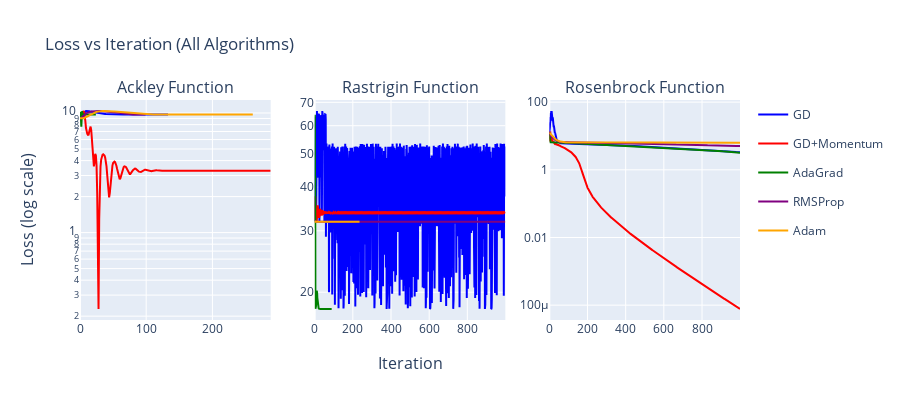

The notebook cell saved with this chart:
### Markdown cell above
### Loss Curves

### Code cell
import plotly.graph_objects as go
from plotly.subplots import make_subplots

# Create loss curves for all functions
fig = make_subplots(
    rows=1, cols=3,
    subplot_titles=['Ackley Function', 'Rastrigin Function', 'Rosenbrock Function'],
    x_title='Iteration',
    y_title='Loss (log scale)'
)

colors = ['blue', 'red', 'green', 'purple', 'orange']

for col_idx, func_name in enumerate(['Ackley', 'Rastrigin', 'Rosenbrock'], start=1):
    for color_idx, (alg_name, result) in enumerate(all_results[func_name].items()):
        fig.add_trace(
            go.Scatter(
                x=list(range(len(result['losses']))),
                y=result['losses'],
                mode='lines',
                name=alg_name,
                line=dict(color=colors[color_idx]),
                legendgroup=alg_name,
                showlegend=(col_idx == 1)
            ),
            row=1, col=col_idx
        )

fig.update_yaxes(type="log")
fig.update_layout(
    height=400,
    title_text="Loss vs Iteration (All Algorithms)",
    hovermode='x unified'
)
fig.show()

### Figure 1 — Plotly figure (JSON) as saved in the notebook; plotly's stock layout.template omitted (floating-point values rounded to 4 significant figures; data arrays with more than 128 entries replaced by an {"elided": "..."} marker saying what was removed)
{"data": [{"legendgroup": "GD", "line": {"color": "blue"}, "mode": "lines", "name": "GD", "showlegend": true, "type": "scatter", "x": {"elided": "134 int values"}, "xaxis": "x", "y": {"elided": "134 float values"}, "yaxis": "y"}, {"legendgroup": "GD+Momentum", "line": {"color": "red"}, "mode": "lines", "name": "GD+Momentum", "showlegend": true, "type": "scatter", "x": {"elided": "289 int values"}, "xaxis": "x", "y": {"elided": "289 float values"}, "yaxis": "y"}, {"legendgroup": "AdaGrad", "line": {"color": "green"}, "mode": "lines", "name": "AdaGrad", "showlegend": true, "type": "scatter", "x": [0, 1, 2, 3, 4, 5, 6, 7, 8, 9, 10, 11, 12, 13, 14, 15, 16, 17, 18, 19, 20, 21, 22, 23, 24], "xaxis": "x", "y": [9.024, 10.22, 7.664, 10.36, 9.686, 9.751, 9.715, 9.734, 9.724, 9.729, 9.726, 9.728, 9.727, 9.728, 9.727, 9.728, 9.727, 9.727, 9.727, 9.727, 9.727, 9.727, 9.727, 9.727, 9.727], "yaxis": "y"}, {"legendgroup": "RMSProp", "line": {"color": "purple"}, "mode": "lines", "name": "RMSProp", "showlegend": true, "type": "scatter", "x": [0, 1, 2, 3, 4, 5, 6, 7, 8, 9, 10, 11, 12, 13, 14, 15, 16, 17, 18, 19, 20, 21, 22, 23, 24, 25, 26, 27, 28, 29, 30, 31, 32, 33, 34, 35, 36, 37, 38, 39, 40, 41, 42, 43, 44, 45, 46, 47, 48, 49, 50, 51, 52, 53, 54, 55, 56, 57, 58, 59, 60, 61, 62, 63, 64, 65, 66, 67, 68, 69, 70, 71, 72, 73, 74, 75, 76, 77, 78, 79, 80, 81, 82, 83, 84, 85, 86, 87, 88, 89, 90, 91, 92, 93, 94, 95, 96, 97, 98, 99], "xaxis": "x", "y": [9.024, 9.007, 9.08, 9.201, 9.339, 9.474, 9.6, 9.712, 9.812, 9.898, 9.974, 10.04, 10.1, 10.14, 10.19, 10.22, 10.25, 10.28, 10.3, 10.32, 10.34, 10.35, 10.37, 10.38, 10.38, 10.39, 10.39, 10.39, 10.39, 10.39, 10.39, 10.39, 10.39, 10.38, 10.38, 10.37, 10.36, 10.35, 10.34, 10.33, 10.32, 10.31, 10.3, 10.29, 10.27, 10.26, 10.24, 10.23, 10.21, 10.2, 10.18, 10.16, 10.15, 10.13, 10.11, 10.09, 10.07, 10.05, 10.03, 10.01, 9.993, 9.973, 9.954, 9.935, 9.916, 9.898, 9.881, 9.864, 9.848, 9.833, 9.819, 9.805, 9.794, 9.783, 9.773, 9.765, 9.757, 9.751, 9.746, 9.742, 9.738, 9.735, 9.733, 9.732, 9.73, 9.729, 9.729, 9.728, 9.728, 9.728, 9.728, 9.728, 9.728, 9.728, 9.727, 9.727, 9.727, 9.727, 9.727, 9.727], "yaxis": "y"}, {"legendgroup": "Adam", "line": {"color": "orange"}, "mode": "lines", "name": "Adam", "showlegend": true, "type": "scatter", "x": {"elided": "262 int values"}, "xaxis": "x", "y": {"elided": "262 float values"}, "yaxis": "y"}, {"legendgroup": "GD", "line": {"color": "blue"}, "mode": "lines", "name": "GD", "showlegend": false, "type": "scatter", "x": {"elided": "1000 int values"}, "xaxis": "x2", "y": {"elided": "1000 float values"}, "yaxis": "y2"}, {"legendgroup": "GD+Momentum", "line": {"color": "red"}, "mode": "lines", "name": "GD+Momentum", "showlegend": false, "type": "scatter", "x": {"elided": "1000 int values"}, "xaxis": "x2", "y": {"elided": "1000 float values"}, "yaxis": "y2"}, {"legendgroup": "AdaGrad", "line": {"color": "green"}, "mode": "lines", "name": "AdaGrad", "showlegend": false, "type": "scatter", "x": [0, 1, 2, 3, 4, 5, 6, 7, 8, 9, 10, 11, 12, 13, 14, 15, 16, 17, 18, 19, 20, 21, 22, 23, 24, 25, 26, 27, 28, 29, 30, 31, 32, 33, 34, 35, 36, 37, 38, 39, 40, 41, 42, 43, 44, 45, 46, 47, 48, 49, 50, 51, 52, 53, 54, 55, 56, 57, 58, 59, 60, 61, 62, 63, 64, 65, 66, 67, 68, 69, 70, 71, 72, 73, 74, 75, 76, 77, 78, 79, 80, 81, 82, 83, 84, 85, 86, 87, 88, 89], "xaxis": "x2", "y": [32.0, 64.5, 30.55, 43.08, 17.95, 17.99, 18.08, 18.25, 18.56, 19.08, 19.64, 20.2, 20.08, 19.88, 19.28, 18.92, 18.55, 18.34, 18.18, 18.09, 18.02, 17.98, 17.95, 17.94, 17.93, 17.92, 17.92, 17.91, 17.91, 17.91, 17.91, 17.91, 17.91, 17.91, 17.91, 17.91, 17.91, 17.91, 17.91, 17.91, 17.91, 17.91, 17.91, 17.91, 17.91, 17.91, 17.91, 17.91, 17.91, 17.91, 17.91, 17.91, 17.91, 17.91, 17.91, 17.91, 17.91, 17.91, 17.91, 17.91, 17.91, 17.91, 17.91, 17.91, 17.91, 17.91, 17.91, 17.91, 17.91, 17.91, 17.91, 17.91, 17.91, 17.91, 17.91, 17.91, 17.91, 17.91, 17.91, 17.91, 17.91, 17.91, 17.91, 17.91, 17.91, 17.91, 17.91, 17.91, 17.91, 17.91], "yaxis": "y2"}, {"legendgroup": "RMSProp", "line": {"color": "purple"}, "mode": "lines", "name": "RMSProp", "showlegend": false, "type": "scatter", "x": {"elided": "1000 int values"}, "xaxis": "x2", "y": {"elided": "1000 float values"}, "yaxis": "y2"}, {"legendgroup": "Adam", "line": {"color": "orange"}, "mode": "lines", "name": "Adam", "showlegend": false, "type": "scatter", "x": {"elided": "236 int values"}, "xaxis": "x2", "y": {"elided": "236 float values"}, "yaxis": "y2"}, {"legendgroup": "GD", "line": {"color": "blue"}, "mode": "lines", "name": "GD", "showlegend": false, "type": "scatter", "x": {"elided": "1000 int values"}, "xaxis": "x3", "y": {"elided": "1000 float values"}, "yaxis": "y3"}, {"legendgroup": "GD+Momentum", "line": {"color": "red"}, "mode": "lines", "name": "GD+Momentum", "showlegend": false, "type": "scatter", "x": {"elided": "1000 int values"}, "xaxis": "x3", "y": {"elided": "1000 float values"}, "yaxis": "y3"}, {"legendgroup": "AdaGrad", "line": {"color": "green"}, "mode": "lines", "name": "AdaGrad", "showlegend": false, "type": "scatter", "x": {"elided": "1000 int values"}, "xaxis": "x3", "y": {"elided": "1000 float values"}, "yaxis": "y3"}, {"legendgroup": "RMSProp", "line": {"color": "purple"}, "mode": "lines", "name": "RMSProp", "showlegend": false, "type": "scatter", "x": {"elided": "1000 int values"}, "xaxis": "x3", "y": {"elided": "1000 float values"}, "yaxis": "y3"}, {"legendgroup": "Adam", "line": {"color": "orange"}, "mode": "lines", "name": "Adam", "showlegend": false, "type": "scatter", "x": {"elided": "1000 int values"}, "xaxis": "x3", "y": {"elided": "1000 float values"}, "yaxis": "y3"}], "layout": {"annotations": [{"font": {"size": 16}, "showarrow": false, "text": "Ackley Function", "x": 0.1444, "xanchor": "center", "xref": "paper", "y": 1, "yanchor": "bottom", "yref": "paper"}, {"font": {"size": 16}, "showarrow": false, "text": "Rastrigin Function", "x": 0.5, "xanchor": "center", "xref": "paper", "y": 1, "yanchor": "bottom", "yref": "paper"}, {"font": {"size": 16}, "showarrow": false, "text": "Rosenbrock Function", "x": 0.8556, "xanchor": "center", "xref": "paper", "y": 1, "yanchor": "bottom", "yref": "paper"}, {"font": {"size": 16}, "showarrow": false, "text": "Iteration", "x": 0.5, "xanchor": "center", "xref": "paper", "y": 0, "yanchor": "top", "yref": "paper", "yshift": -30}, {"font": {"size": 16}, "showarrow": false, "text": "Loss (log scale)", "textangle": -90, "x": 0, "xanchor": "right", "xref": "paper", "xshift": -40, "y": 0.5, "yanchor": "middle", "yref": "paper"}], "height": 400, "hovermode": "x unified", "title": {"text": "Loss vs Iteration (All Algorithms)"}, "xaxis": {"anchor": "y", "domain": [0, 0.2889]}, "xaxis2": {"anchor": "y2", "domain": [0.3556, 0.6444]}, "xaxis3": {"anchor": "y3", "domain": [0.7111, 1]}, "yaxis": {"anchor": "x", "domain": [0, 1], "type": "log"}, "yaxis2": {"anchor": "x2", "domain": [0, 1], "type": "log"}, "yaxis3": {"anchor": "x3", "domain": [0, 1], "type": "log"}}}
